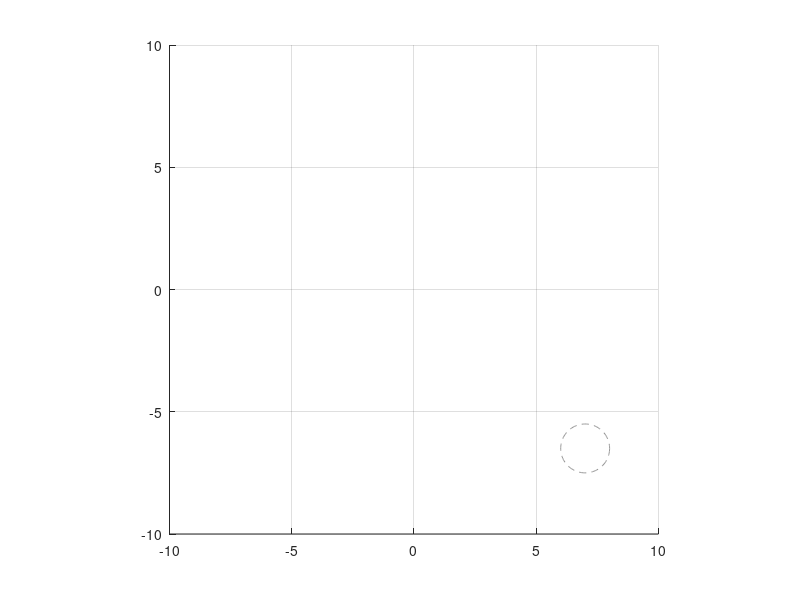

Here is the MATLAB script that generated this plot: (Note: this script raises an error after producing the figure.)
    clc; clear; close all; format compact; format shortG;
    
    % Define circle centers and radii
    A = [0, 0]';
    B = [5, 0]';
    x0 = [0, -4]'; % Initial guess
    
    l1 = 4; % Radius for circle at A
    l2 = 4; % Radius for circle at B
    l3 = 7; % Radius for circle at P
    l4 = 4; % Radius for last circle (center E)
    rP = 1; % Radius of the circle on which P will move
    centerP = [7, -6.5]'; % Center of the circle on which P will move
    
    % Define the range of angles for animation
    theta_range = linspace(0, -2*pi, 100); % Full circle for P
    
    % Calculate the trajectory of P
    x = centerP(1) + rP * cos(theta_range);
    y = centerP(2) + rP * sin(theta_range);
    
    % Create the figure for animation
    figure; hold on; grid on;
    axis equal;
    
    % Plot the trajectory of P
    plot(x, y, '--', 'Color', [0.6, 0.6, 0.6]); % Dashed circle for P's trajectory
    
    % Set the axis limits
    xlim([-10 10]);
    ylim([-10 10]);
    
    for theta = theta_range
        % Update the position of P to move around a circle
        P = centerP + rP * [cos(theta); sin(theta)];
    
        % Find the intersection point D of circles at A and P
        D = lsqnonlin(@(x) func_list(x, A, l1, P, l3), x0);
    
        % Calculate center E for the next circle as 0.3 times the vector from P to D
        E = 0.3 * (P - D) + D;
    
        % Find the intersection point C of circles at B and E
        C = lsqnonlin(@(x) func_list(x, B, l2, E, l4), [8,-4]');
    
        % Clear previous plot
        cla;
    
        % Plot the trajectory of P
        plot(x, y, '--', 'Color', [0.6, 0.6, 0.6]); % Dashed circle for P's trajectory
    
        % Add lines to visualize geometry
        line([A(1), B(1)], [A(2), B(2)], 'Color', 'k');
        line([A(1), D(1)], [A(2), D(2)], 'Color', 'k');
        line([D(1), P(1)], [D(2), P(2)], 'Color', 'k');
        line([B(1), C(1)], [B(2), C(2)], 'Color', 'k');
        line([C(1), E(1)], [C(2), E(2)], 'color', 'k');
    
        % Labeling points
        text(A(1), A(2), 'A', 'VerticalAlignment', 'top', 'HorizontalAlignment', 'right');
        text(B(1), B(2), 'B', 'VerticalAlignment', 'top', 'HorizontalAlignment', 'left');
        text(P(1), P(2), 'P', 'VerticalAlignment', 'bottom', 'HorizontalAlignment', 'left');
        text(D(1), D(2), 'D', 'VerticalAlignment', 'top', 'HorizontalAlignment', 'left');
        text(E(1), E(2), 'E', 'VerticalAlignment', 'bottom', 'HorizontalAlignment', 'right');
        text(C(1), C(2), 'C', 'VerticalAlignment', 'bottom', 'HorizontalAlignment', 'left');
    
        % Plot points
        plot(A(1), A(2), 'ko', 'MarkerFaceColor', 'r');
        plot(B(1), B(2), 'ko', 'MarkerFaceColor', 'r');
        plot(C(1), C(2), 'ko', 'MarkerFaceColor', 'r');
        plot(D(1), D(2), 'ko', 'MarkerFaceColor', 'r');
        plot(E(1), E(2), 'ko', 'MarkerFaceColor', 'r');
        plot(P(1), P(2), 'ko', 'MarkerFaceColor', 'r');
    
        % Pause to create animation effect
        pause(0.05); % Adjust speed of animation
    end
